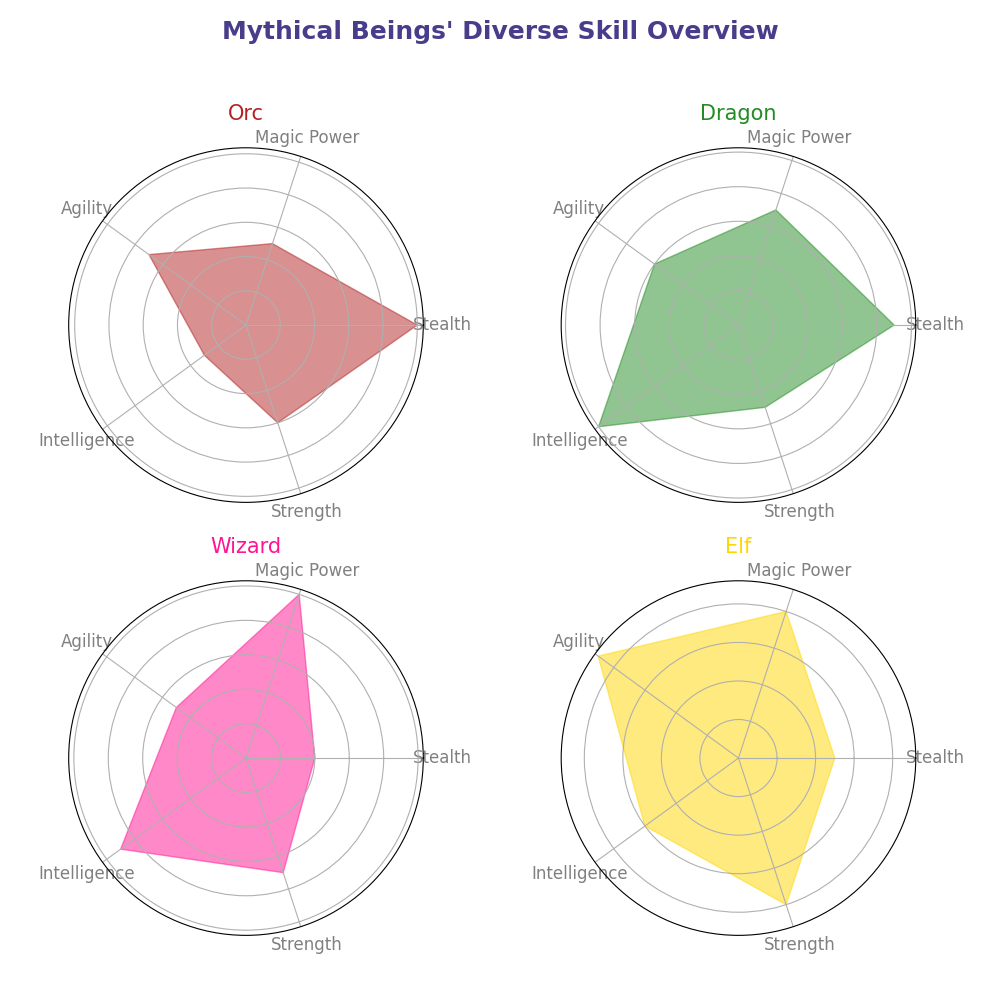

Write the Python code that produced this figure.
import matplotlib.pyplot as plt
import numpy as np

# Shuffling creatures and re-labeling for randomness
creatures = ['Orc', 'Dragon', 'Wizard', 'Elf'] 
attributes = ['Stealth', 'Magic Power', 'Agility', 'Intelligence', 'Strength']

# Updating data according to shuffled creatures
data = {
    'Orc': [10, 5, 7, 3, 6],
    'Dragon': [9, 7, 6, 10, 5],
    'Wizard': [4, 10, 5, 9, 7],
    'Elf': [5, 8, 9, 6, 8]
}

num_vars = len(attributes)
angles = np.linspace(0, 2 * np.pi, num_vars, endpoint=False).tolist()
angles += angles[:1]

def radar_chart(ax, values, creature_name, color):
    values += values[:1]
    ax.fill(angles, values, color=color, alpha=0.5)

    ax.set_xticks(angles[:-1])

    # Changed attribute labels and creature name
    ax.set_xticklabels(attributes, color='grey', fontsize=12)
    ax.set_yticklabels([])  
    ax.set_title(creature_name, size=15, color=color, pad=20)

# New colors kept the same, for simplified visual integrity
colors = ['#B22222', '#228B22', '#FF1493', '#FFD700']

fig, axs = plt.subplots(nrows=2, ncols=2, figsize=(10, 10), subplot_kw=dict(polar=True))
fig.subplots_adjust(hspace=0.4, wspace=0.4)

for ax, (creature, color) in zip(axs.flat, zip(creatures, colors)):
    radar_chart(ax, data[creature], creature, color)

# Altered the title for a random theme
plt.suptitle("Mythical Beings' Diverse Skill Overview", 
             fontsize=18, fontweight='bold', color='darkslateblue')

plt.tight_layout(rect=[0, 0.03, 1, 0.95])
plt.show()
